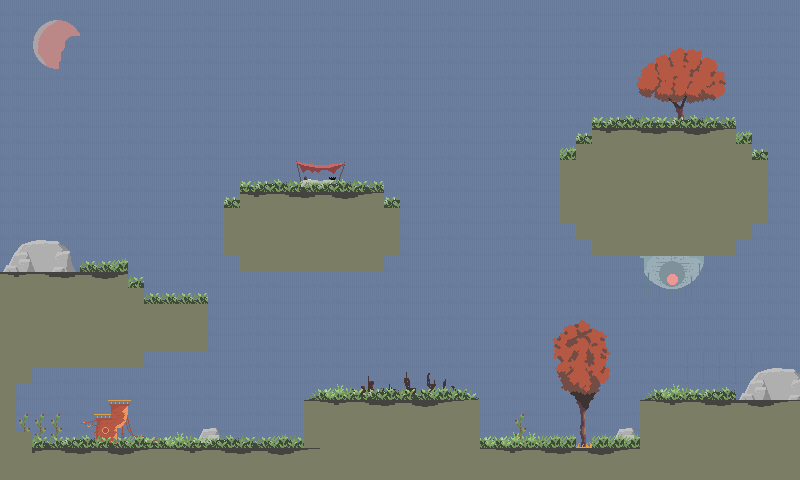

A level layout from a 2D game, rendered from its tile map. Below: a short description, then the map file with tile-grid data replaced by summaries:
An orthogonal 50x30 tile map with 16x16 px tiles, 3 tile layers (background, details, graphics) and 15 objects.

<map version="1.4" tiledversion="1.4.3" orientation="orthogonal" renderorder="right-down" width="50" height="30" tilewidth="16" tileheight="16" infinite="0" nextlayerid="5" nextobjectid="24">
 <tileset firstgid="1" source="tileset.tsx" />
 <layer id="1" name="background" width="50" height="30">
  <data>[1500 cells, 1500 non-empty, 4 distinct tile ids]</data>
 </layer>
 <layer id="4" name="details" width="50" height="30">
  <data>[1500 cells, 135 non-empty, 109 distinct tile ids]</data>
 </layer>
 <layer id="2" name="graphics" width="50" height="30">
  <data>[1500 cells, 648 non-empty, 77 distinct tile ids]</data>
 </layer>
 <objectgroup id="3" name="ground">
  <object id="5" x="0" y="272" width="128" height="96" />
  <object id="7" x="128" y="288" width="16" height="80" />
  <object id="8" x="144" y="304" width="64" height="48" />
  <object id="9" x="0" y="368" width="32" height="16" />
  <object id="10" x="0" y="384" width="16" height="96" />
  <object id="11" x="16" y="432" width="16" height="48" />
  <object id="12" x="32" y="448" width="768" height="32" />
  <object id="13" x="304" y="400" width="176" height="48" />
  <object id="14" x="640" y="400" width="160" height="48" />
  <object id="15" x="224" y="208" width="176" height="48" />
  <object id="17" x="240" y="192" width="144" height="80" />
  <object id="18" x="592" y="128" width="144" height="128" />
  <object id="19" x="560" y="160" width="32" height="64" />
  <object id="20" x="576" y="144" width="176" height="96" />
  <object id="21" x="752" y="160" width="16" height="64" />
 </objectgroup>
</map>
